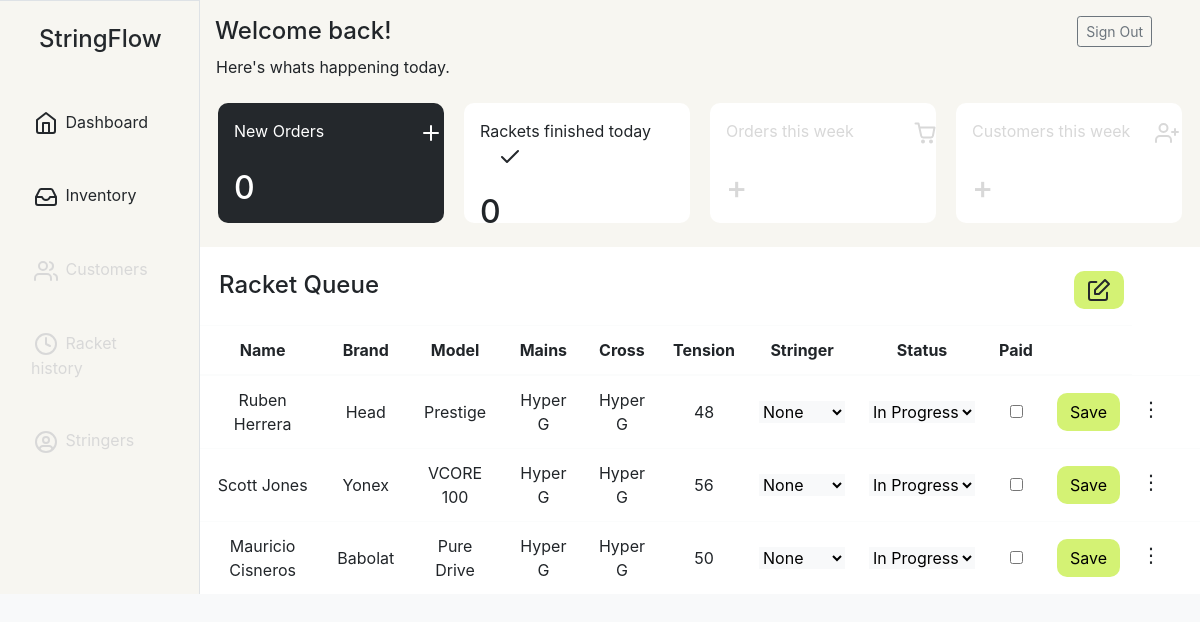
Page /racket (signed in) on the earlier database version.
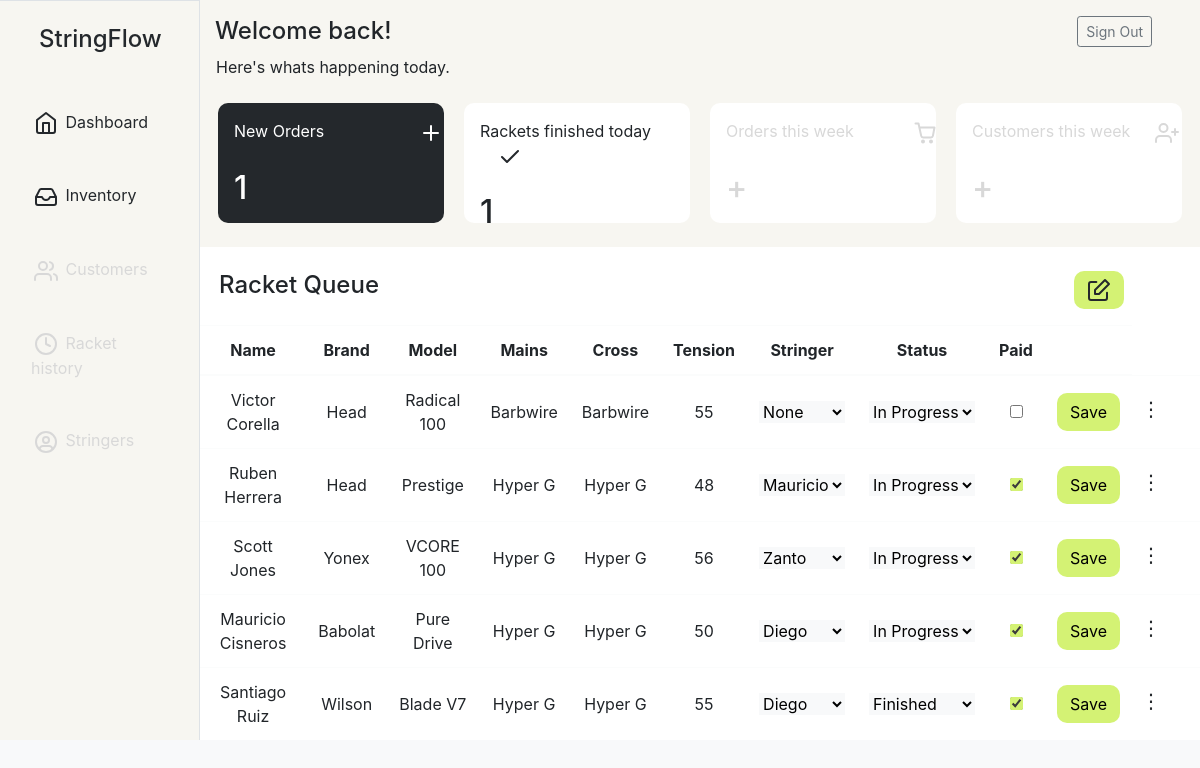
Same page on the later database version.
### main.py (models this page shows, shortened)
class RacketForm(db.Model):
    id = db.Column(db.Integer, primary_key=True)
    player_name = db.Column(db.String(80), unique=False, nullable=False)
    stringer = db.Column(db.String(80), unique=False, nullable=True)
    phone_number = db.Column(db.String(80), unique=False, nullable=False)
    racket_brand = db.Column(db.String(120), unique=False, nullable=False)
    racket_model = db.Column(db.String(80), unique=False, nullable=False)
    string_main = db.Column(db.String(80), unique=False, nullable=False)
    string_cross = db.Column(db.String(80), unique=False, nullable=False)
    tension = db.Column(db.Integer, unique=False, nullable=False)
    status = db.Column(db.String(80), unique=False, nullable=False)
    payment = db.Column(db.Boolean, unique=False, nullable=False)
    created_on = db.Column(DateTime(timezone=False), server_default=func.now())
    updated_on = db.Column(DateTime(timezone=False), server_default=func.now(), onupdate=func.now())

### main.py (the view, shortened to what this page needs)
@app.route("/racket", methods= ["GET", "POST"])
@login_required
def rackets():
    if request.method == "GET":
        finished_today = RacketForm.query.filter(func.date(RacketForm.updated_on) == date.today(), RacketForm.status == "Finished").count()
        orders_today = RacketForm.query.filter(func.date(RacketForm.created_on) == date.today()).count()
        rackets = RacketForm.query.order_by(RacketForm.status.desc(), RacketForm.created_on.desc()).all()
        return render_template("racket_queue.html", rackets=rackets, orders_today=orders_today, finished_today=finished_today)

### main.py (called while the page is built)
@login_manager.user_loader
def load_user(user_id):
    return User.query.get(int(user_id))

### templates/racket_queue.html (shortened to what this page needs)
<!DOCTYPE html>
<html>
  <head>
    <link rel="stylesheet" href="https://cdn.jsdelivr.net/npm/bootstrap@4.3.1/dist/css/bootstrap.min.css">
    <link
      rel="stylesheet"
      href="https://stackpath.bootstrapcdn.com/font-awesome/4.7.0/css/font-awesome.min.css"
    />
  </head>
  <body class="bg-light">
  <div class="container-fluid">
    <div class="row">
      <nav class="col-md-2 d-none d-md-block sidebar border-right border-top" style="background-color:#F7F6F1">
        <h4 class="text-center p-4" style="color:#24282C">StringFlow</h4>
        <div class="sidebar-sticky">
          <ul class="nav flex-column">
            <li class="nav-item my-3">
              <a class="nav-link active" href="{{ url_for('rackets') }}"  style="color:#24282C;">
                Dashboard <span class="sr-only">(current)</span>
              </a>
            </li>
            <li class="nav-item my-3">
              <a class="nav-link"  href="{{ url_for('inventory') }}" style="color:#24282C">
                Inventory
              </a>
            </li>
            <li class="nav-item my-3">
              <a class="nav-link" h ref="{{ url_for('customers') }}" style="color:#d8d8d8">
                Customers
              </a>
            </li>
            <li class="nav-item my-3">
              <a class="nav-link" h ref="{{ url_for('history') }}" style="color:#d8d8d8">
                <svg xmlns="http://www.w3.org/2000/svg" width="30" height="24" viewBox="0 0 24 24" fill="none" stroke="#d8d8d8" stroke-width="2" stroke-linecap="round" stroke-linejoin="round"><circle cx="12" cy="12" r="10"></circle><polyline points="12 6 12 12 16 14"></polyline></svg>
                Racket history
              </a>
            </li>
            <li class="nav-item my-3">
              <a class="nav-link" h ref="{{ url_for('stringers') }}" style="color:#d8d8d8">
                <svg xmlns="http://www.w3.org/2000/svg" width="30" height="24" viewBox="0 0 24 24" fill="none" stroke="#d8d8d8" stroke-width="2" stroke-linecap="round" stroke-linejoin="round"><path d="M5.52 19c.64-2.2 1.84-3 3.22-3h6.52c1.38 0 2.58.8 3.22 3"/><circle cx="12" cy="10" r="3"/><circle cx="12" cy="12" r="10"/></svg>
                Stringers
              </a>
            </li>
          </ul>
        </div>
      </nav>
        <main role="main" class="col-md-9 ml-sm-auto col-lg-10 p-0">
          <div class="d-flex justify-content-between flex-wrap flex-md-nowrap align-items-center pt-3"  style="background-color: #F7F6F1">
            <h4 class="col-8 sh4 ">Welcome back!</h4>
            <div class="btn-toolbar pb-2 mb-md-0">
              <div class="mr-5">
                <a class="btn btn-sm btn-outline-secondary" href="{{ url_for('logout') }}" >Sign Out</a>
              </div>
            </div>
          </div>
          <div class="pl-3" style="background-color: #F7F6F1;">
            <span> Here's whats happening today.</span>
          </div>
          <div class="container m-0">
            <div class="row py-4 px-2" style="background-color: #F7F6F1">
              <div class="col-sm dash-main">
                New Orders
                <svg style="position: relative; left: 90px;" xmlns="http://www.w3.org/2000/svg" width="24" height="24" viewBox="0 0 24 24" fill="none" stroke="#ffffff" stroke-width="2" stroke-linecap="round" stroke-linejoin="round"><line x1="12" y1="5" x2="12" y2="19"></line><line x1="5" y1="12" x2="19" y2="12"></line></svg>
                <div>
                  <br>
                  <h2>{{orders_today}}</h2>
                </div>
              </div>
              <div class="col-sm dash">
                Rackets finished today
                <svg style="position: relative; left: 18px;" xmlns="http://www.w3.org/2000/svg" width="24" height="24" viewBox="0 0 24 24" fill="none" stroke="#24282C" stroke-width="2" stroke-linecap="round" stroke-linejoin="round"><polyline points="20 6 9 17 4 12"></polyline></svg>
                <div>
                  <br>
                  <h2>{{finished_today}}</h2>
                </div>
              </div>
              <div class="col-sm dash" style="color: #d8d8d8">
                Orders this week
                <div>
                  <br>
                  <h2>+</h2>
                </div>
              </div>
              <div class="col-sm dash" style="color: #d8d8d8">
                Customers this week
                <div>
                  <br>
                  <h2>+</h2>
                </div>
              </div>
            </div>
          </div>
          <div class="container m-0 py-3" style="background-color: white">
            <div class="row pl-1 pt-2">
              <div class="col-10">
                <h4>Racket Queue</h4>
              </div>
              <div class="col-2">
                <button type="button" class="btn fa prpbtn" data-toggle="modal" data-target="#entryform" style="color: white; border-radius: 10px; position: relative; left: 25px;">
                </button>
              </div>
            </div>
          </div>
            <div class="table-responsive">
            <table class="table table-light table-hover w-100 d-block d-md-table" style="width: 1200px; margin:auto ; background-color: white" id="queue">
              <thead>
                <tr class="text-center">
                  <th scope="col">Name</th>
                  <th scope="col">Brand</th>
                  <th scope="col">Model</th>
                  <th scope="col">Mains</th>
                  <th scope="col">Cross</th>
                  <th scope="col">Tension</th>
                  <th scope="col">Stringer</th>
                  <th scope="col">Status</th>
                  <th scope="col">Paid</th>
                  <th scope="col"></th>
                </tr>
              </thead>
              <tbody>
                  {% for racket in rackets %}
                      <tr class="text-center">
                        <form action="/racket/{{ racket.id}}" method="POST">
                          <td class="align-middle">{{racket.player_name}}</td>
                          <td class="align-middle">{{racket.racket_brand}}</td>
                          <td class="align-middle">{{racket.racket_model}}</td>
                          <td class="align-middle">{{racket.string_main}}</td>
                          <td class="align-middle">{{racket.string_cross}}</td>
                          <td class="align-middle">{{racket.tension}}</td>
                          <td class="align-middle">
                            <select value="{{racket.stringer}}" name="stringer" class="select-picker bg-light border-0">
                              <option value="" {% if racket.stringer==None %} selected {% endif %}>None</option>
                              <option value="Zanto" {% if racket.stringer=="Zanto" %} selected {% endif %}>Zanto</option>
                              <option value="Diego" {% if racket.stringer=="Diego" %} selected {% endif %}>Diego</option>
                              <option value="Mauricio" {% if racket.stringer=="Mauricio" %} selected {% endif %}>Mauricio</option>
                            </select>
                          </td>
                          <td class="align-middle">
                            <select value="{{racket.status}}" class="select-picker bg-light border-0" name="status">
                              <option {% if racket.status=="In Progress" %} selected {% endif %} value="In Progress">In Progress</option>
                              <option {% if racket.status=="Finished" %} selected {%endif%} value="Finished">Finished</option>
                            </select>
                          </td>
                          <td class="align-middle">
                              <input class="checkbox-custom"  type="checkbox" name="paid" {% if racket.payment==True %} checked {% endif %}></input>
                          </td>
                          <td class="align-middle">
                           <button type="submit" class="btn prpbtn">Save</a>
                          </td>
                           <td style="width: 60px">
                            <div class="dropdown show">
                              <a class="btn btn-secondary dropdown-toggle" href="#" role="button" id="dropdownMenuLink" data-toggle="dropdown" aria-haspopup="true" aria-expanded="false" style="border: 0px; background-color: white; color:#24282C; font-size:20px; position: relative; right: 15px;">&#x22EE</a>
                            </div>
                            </td>
                        </form>
                      </tr>
                  {% endfor %}
              </tbody>
            </table>
          </div>
    </body>
</html>

### templates/racket_queue.html (style rules this page uses)
.prpbtn { background-color: #D4F274; color: black; border-radius: 10px; }
.dash { background-color: white; border-radius: 10px; padding: 16px; margin-left: 10px; margin-right: 10px; height: 120px }
.dash-main { background-color: #24282C; color: white; border-radius: 10px; padding: 16px; margin-left: 10px; margin-right: 10px; height: 120px }
.dropdown-toggle::after { content: none; }
.checkbox-custom { accent-color: #D4F274; }

Differences in the rows shown:
added RacketForm: player_name "Victor Corella", racket_brand "Head", racket_model "Radical 100", string_main "Barbwire", string_cross "Barbwire", tension "55", stringer "None", status "In Progress"
changed RacketForm "Ruben Herrera": stringer "None" → "Mauricio"; payment "☐" → "☑"
changed RacketForm "Scott Jones": stringer "None" → "Zanto"; payment "☐" → "☑"
changed RacketForm "Mauricio Cisneros": stringer "None" → "Diego"; payment "☐" → "☑"
added RacketForm: player_name "Santiago Ruiz", racket_brand "Wilson", racket_model "Blade V7", string_main "Hyper G", string_cross "Hyper G", tension "55", stringer "Diego", status "Finished", payment "☑"
Other differences:
{{ orders_today }}: "0" → "1"
{{ finished_today }}: "0" → "1"
